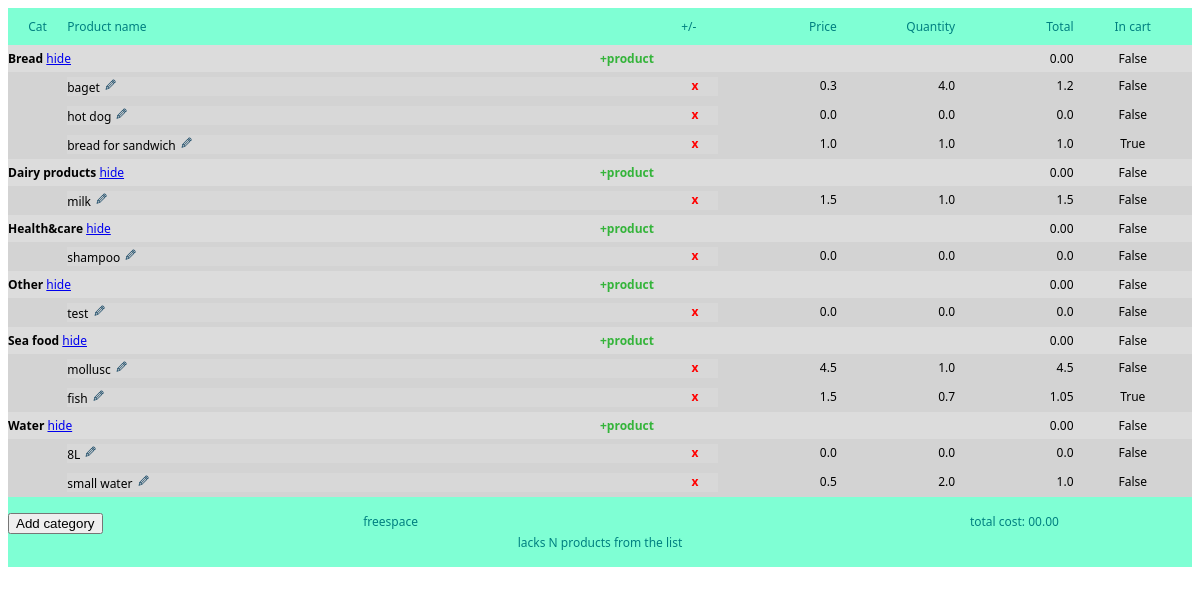
/listitapp/shopping_list, run on an earlier commit of the app's database.
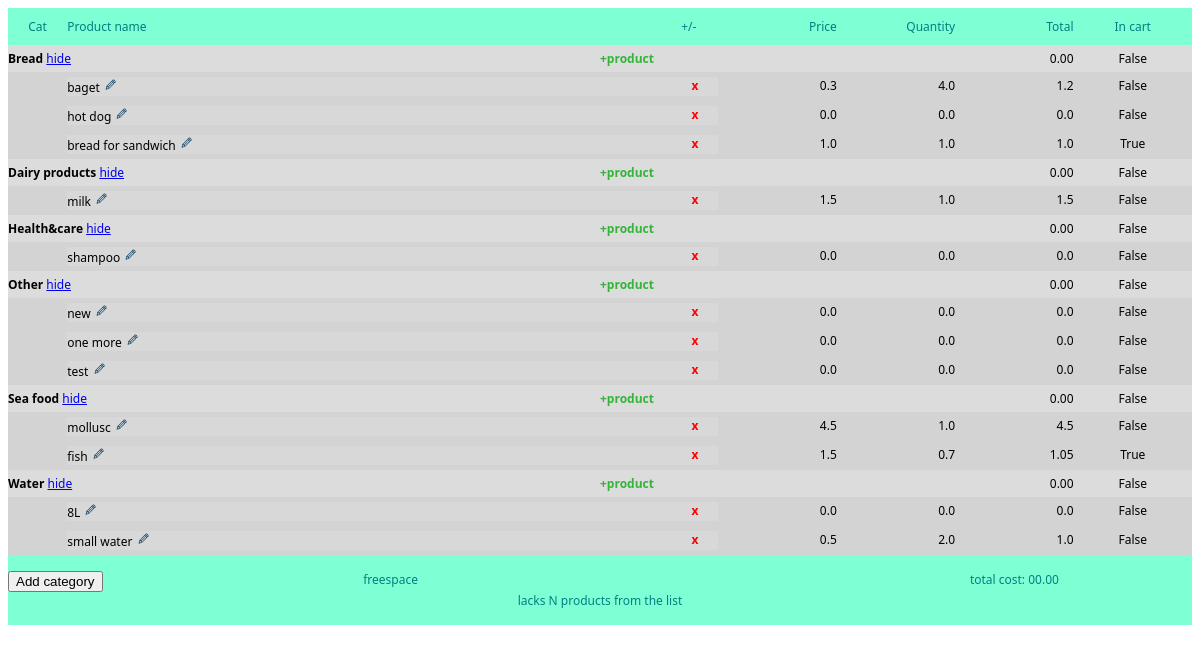
And on a later commit of the database.
### listitapp/models.py (models this page shows)
class Category(models.Model):
    name = models.CharField(max_length=20,
                            verbose_name='Category')
    is_published = models.BooleanField(default=True,
                            verbose_name='Show')
    def __str__(self):
        return self.name
    class Meta:
        verbose_name_plural = 'Categories'
        verbose_name = 'Category'
        ordering = ['name', 'is_published']

class Products(models.Model):
    product_name = models.CharField(max_length=25,  db_index=True,  default='new product',
                                    verbose_name='Product')
    price = models.FloatField(null=True, blank=True, default=0.0, verbose_name='Price')
    quantity = models.FloatField(null=True, blank=True, default=0,
                                    verbose_name='Quantity')
    total_price = models.FloatField(null=True, blank=True, default=0.0, verbose_name='Total')
    product_status = models.BooleanField(null=True, blank=True,  default=False,
                                    verbose_name='In cart')
    category = models.ForeignKey('Category', null=True,
                                 on_delete=models.CASCADE, verbose_name='Category') #on_delete=models.PROTECT - if we want prohib cascade deleting
    @property
    def total_cost(self):
        return round((self.quantity * self.price), 2)
    class Meta:
        verbose_name_plural = 'Products'
        verbose_name = 'Product'
        ordering = ['product_status', 'product_name']

### listitapp/views.py (the view)
# urls.py: path('shopping_list', views.shopping_list)
def shopping_list(request):
    prods = Products.objects.order_by('category', 'product_status', 'product_name')
    categories = Category.objects.order_by('name')
    context = {
        'prods': prods,
        'categories': categories,
    }
    return render(request, 'listitapp/shopping_list.html', context)

### listitapp/templates/listitapp/shopping_list.html (shortened to what this page needs)
<!DOCTYPE html>
<html lang="en">
<head>
    <link rel="stylesheet" href="/static/css/style.css">
</head>
<body>
    <div class="appwidth">
        <div class="row">
            <div class="listheader container appwidth center">
                <div class="category" title="Category">Cat</div>
                <div class="product-name" style="background-color: #7fffD4; width: 50%;">Product name</div>
                <div style="width: 5%;" >+/-</div>
                <div class="price right">Price</div>
                <div class="quantity right">Quantity</div>
                <div class="total right">Total</div>
                <div class="incart center">In cart</div>
            </div>
        </div>
    </div>
    <div class="appwidth ">
        <div class="row">
            {% for item in categories %}
            {% if item.is_published %}
            <div class="row">
                <div class="listbody">
                    <div style="width: 50%; "><b>{{ item.name|capfirst }}</b>
                        <span ><a href="hide_category/{{ item.id }}">hide</a></span>
                    </div>
                    <div style="width: 5%;" >
<a href="javascript:PopUpShow({{ item.id }})" style="color:rgb(52, 180, 58); text-decoration: none; padding-right: 20px;"><b>+product</b></a>
                    </div>
                    <div style="width: 25%;"></div>
                    <div class="total right">0.00</div>
                    <div class="incart center">False</div>
                </div>
                {% for product in prods %}
                {% if item.name|stringformat:"s" == product.category|stringformat:"s" %}
                    <div class="row listbody" style="background-color: lightgrey">
                            <div class="category"></div>
                            <div class="product-name">{{ product.product_name }}
                                <span><a href="modify_product/{{ product.id }}" style="color: orange; text-decoration: none; padding-right: 20px;">
                                    <img src="static/img/modify.svg" height="15px" width="15px"></a></span>
                                <span style="float: right;"><a href="delete_product/{{ product.id }}" style="color: red; text-decoration: none; padding-right: 20px;"><b>x</b></a></span>
                            </div>
                            <div class="price right">{{ product.price }}</div>
                            <div class="quantity right">{{ product.quantity }}</div>
                            <div class="total right">{{ product.total_cost }}</div>
                            <div class="incart center">{{ product.product_status }}</div>
                    </div>
                {% endif %}
                {% endfor %}
            </div>
            {% endif %}
            {% endfor %}
        </div>
    </div>
    <div class="appwidth appfooter">
        <div class="row " style="width: 100%; display: flex;">
            <div style="width: 30%;">
                <input id="add_button" type="button" value="Add category" onclick="disp(document.getElementById('show_add_form'))"  style="display: block;">
            </div>
            <div style="width: 40%;">freespace</div>
            <div style="width: 30%; text-align: center;">total cost: 00.00</div>
        </div>
        <div class="row center" >lacks N products from the list</div>
    </div>
</body>
</html>

### listitapp/static/css/style.css (style rules this page uses)
body { background-color: fff; font-size: 12px; font-family: 'Segoe UI', Tahoma, Geneva, Verdana, sans-serif; }
.listheader { display: flex; flex-wrap: nowrap; background-color: aquamarine; color:teal !important; padding: 10px 0px 10px 0px; }
.listbody { display: flex; flex-wrap: nowrap; background-color: gainsboro; padding: 5px 0px 5px 0px; }
.appfooter { display: block; flex-wrap: nowrap; align-content: center; background-color: aquamarine; color:teal !important; padding: 10px 0px 10px 0px; height: 50px; }
.center { text-align: center; }
.right { text-align: right; }
.appwidth { min-width: 450px; }
.category { width: 5%; }
.product-name { width: 55%; text-align: left; background-color: #d8d8d8; }
.price { width: 10%; }
.quantity { width: 10%; }
.total { width: 10%; }
.incart { width: 10%; }

What changed in the data, as far as the page shows it:
added Products: product_name "new", price "0.0", quantity "0.0", total_cost "0.0", product_status "False", shown under Category "Other"
added Products: product_name "one more", price "0.0", quantity "0.0", total_cost "0.0", product_status "False", shown under Category "Other"
